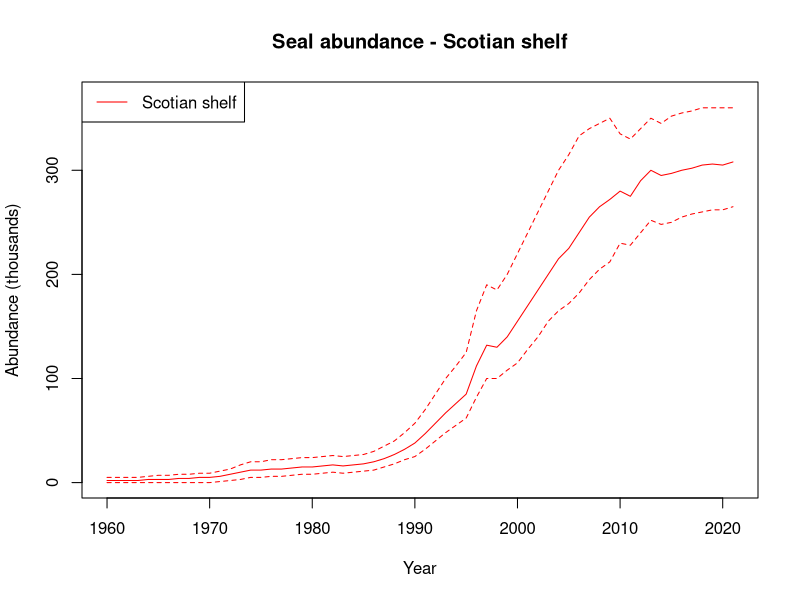
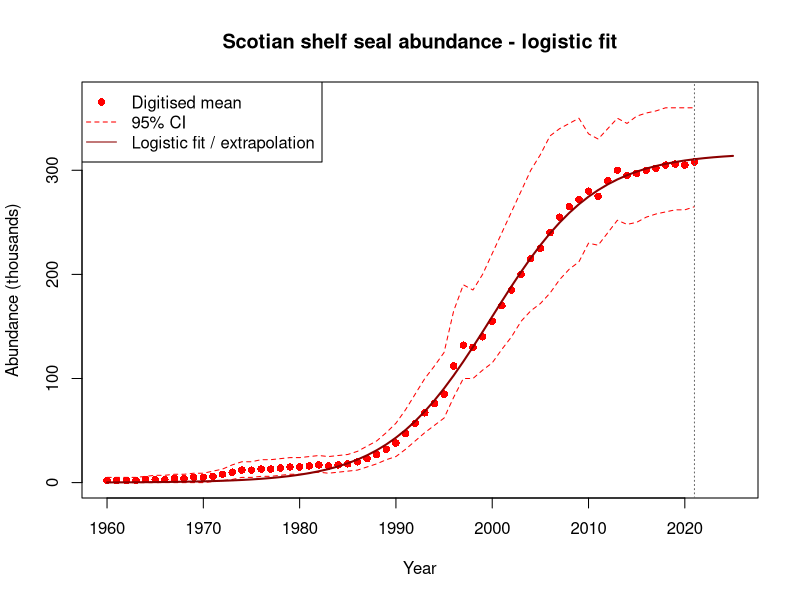
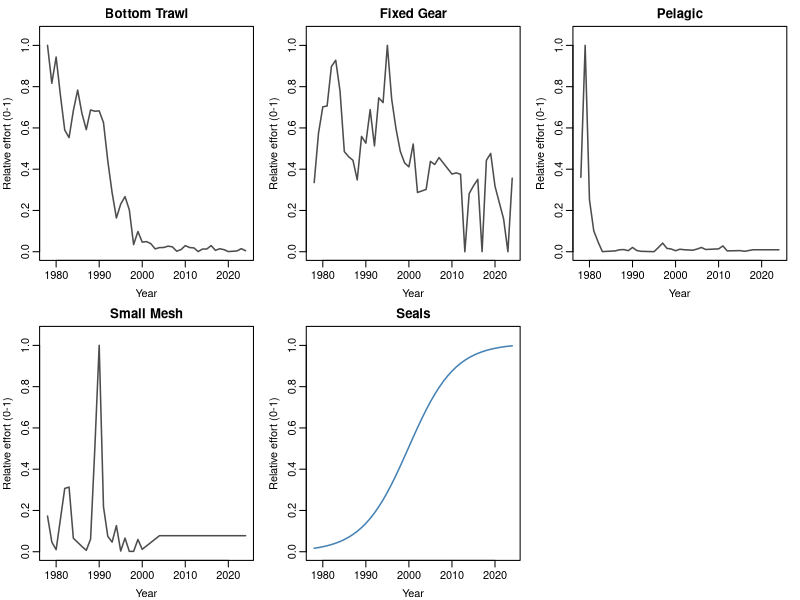
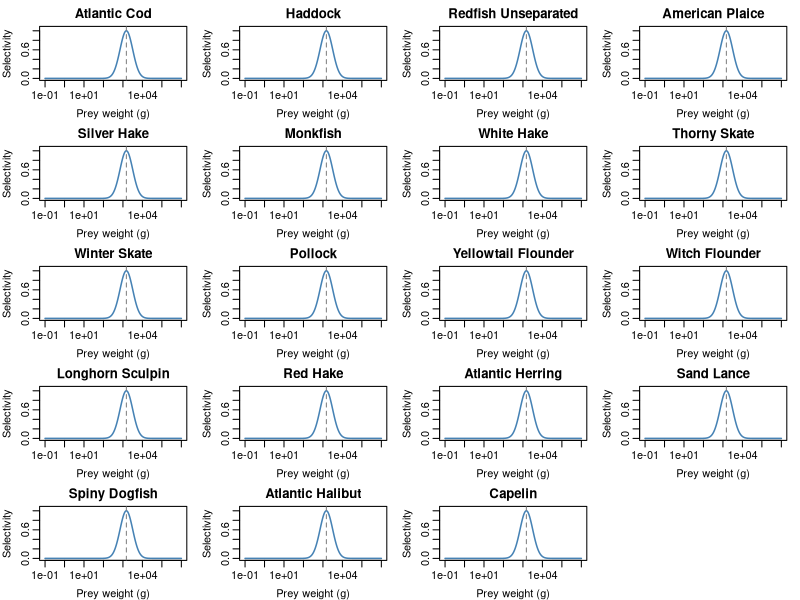

Generate these figures, in order, with R:
setwd("/Users/juliab6/UTAS Research Dropbox/Julia Blanchard/NEW DATA ESS/Untitled")



library("here")
dir <- setwd(here())
knitr::opts_knit$set(root.dir = "~/Mac/Dropbox/Desktop/ESS_restructured/")
# Define the save directory
save_dir <- paste0(here(), "Ess_data/")

# Run New_get catches.R first (generates effort_matrix_by_gear.RDS)

# ── References ────────────────────────────────────────────────────────────────
#
# Seal abundance (digitised):
#   Hammill, M.O. & Stenson, G.B. (2007). Estimated prey consumption by harp
#   seals (Pagophilus groenlandicus), hooded seals (Cystophora cristata),
#   grey seals (Halichoerus grypus) and harbour seals (Phoca vitulina) in
#   Atlantic Canada. Journal of Northwest Atlantic Fishery Science, 35, 33-44.
#   [Figure showing Scotian Shelf seal abundance 1960-2021, mean and 95% CI]
#
# Gaussian size selectivity:
#   Bowen, W.D., Lawson, J.W. & Beck, B. (1993). Seasonal and geographic
#   variation in the species composition and size of prey consumed by grey
#   seals (Halichoerus grypus) on the Scotian Shelf. Canadian Journal of
#   Fisheries and Aquatic Sciences, 50(8), 1768-1778.
#   https://doi.org/10.1139/f93-198
#   [Optimal prey mass ~1.5 kg; lognormal selectivity sigma = 0.75]
#
# Vessel power standardisation:
#   Anticamara, J.A. et al. (2011). Global fishing effort (1950-2010): trends,
#   gaps, and implications. Fisheries Research, 107(1-3), 131-136.
#   https://doi.org/10.1016/j.fishres.2010.10.016
#   [Power (kW) = 11.26 * GT^0.71]

# ── Manually digitized seal abundance data ────────────────────────────────────
# Scotian Shelf grey seal abundance (thousands), 1960-2021.
# Mean and 95% CI digitised from Hammill & Stenson (2007).

seal_abundance <- data.frame(
  year = 1960:2021,

  # Scotian Shelf (red)
  scotian_mean = c(
     2,  2,  2,  2,  3,  3,  3,  4,  4,  5,  # 1960-1969
     5,  6,  8, 10, 12, 12, 13, 13, 14, 15,  # 1970-1979
    15, 16, 17, 16, 17, 18, 20, 23, 27, 32,  # 1980-1989
    38, 47, 57, 67, 76, 85, 112, 132, 130, 140,  # 1990-1999
   155, 170, 185, 200, 215, 225, 240, 255, 265, 272,  # 2000-2009
   280, 275, 290, 300, 295, 297, 300, 302, 305, 306, 305, 308  # 2010-2021
  ),
  scotian_upper = c(
     5,  5,  5,  5,  6,  7,  7,  8,  8,  9,
     9, 11, 13, 17, 20, 20, 22, 22, 23, 24,
    24, 25, 26, 25, 26, 27, 30, 35, 40, 48,
    57, 70, 85, 100, 112, 125, 165, 190, 185, 200,
   220, 240, 260, 280, 300, 315, 333, 340, 345, 350,
   335, 330, 340, 350, 345, 352, 355, 357, 360, 360, 360, 360
  ),
  scotian_lower = c(
     0,  0,  0,  0,  0,  0,  0,  0,  0,  0,
     0,  1,  2,  3,  5,  5,  6,  6,  7,  8,
     8,  9, 10,  9, 10, 11, 12, 15, 18, 22,
    25, 32, 40, 48, 55, 62, 82, 100, 100, 108,
   115, 128, 140, 155, 165, 172, 182, 195, 205, 212,
   230, 228, 240, 252, 248, 250, 255, 258, 260, 262, 262, 265
  )
)

# Quick check plot
plot(seal_abundance$year, seal_abundance$scotian_mean, type = "l", col = "red",
     ylim = c(0, 370), xlab = "Year", ylab = "Abundance (thousands)",
     main = "Seal abundance - Scotian shelf")
lines(seal_abundance$year, seal_abundance$scotian_upper, col = "red", lty = 2)
lines(seal_abundance$year, seal_abundance$scotian_lower, col = "red", lty = 2)
legend("topleft", legend = "Scotian shelf", col = "red", lty = 1)

# ── Logistic curve fit and extrapolation to 2025 ─────────────────────────────
# Logistic: N(t) = K / (1 + exp(-r * (t - t0)))

logistic <- function(t, K, r, t0) K / (1 + exp(-r * (t - t0)))

start_vals <- list(K = 320, r = 0.2, t0 = 1995)

fit <- nls(scotian_mean ~ logistic(year, K, r, t0),
           data    = seal_abundance,
           start   = start_vals,
           control = nls.control(maxiter = 500))

summary(fit)

pred_years  <- data.frame(year = 1960:2025)
pred_values <- predict(fit, newdata = pred_years)

scotian_extrap <- data.frame(year = pred_years$year, scotian_predicted = pred_values)

# Plot with logistic fit and extrapolation
plot(seal_abundance$year, seal_abundance$scotian_mean, pch = 16, col = "red",
     xlim = c(1960, 2025), ylim = c(0, 370),
     xlab = "Year", ylab = "Abundance (thousands)",
     main = "Scotian shelf seal abundance - logistic fit")
lines(seal_abundance$year, seal_abundance$scotian_upper, col = "red", lty = 2)
lines(seal_abundance$year, seal_abundance$scotian_lower, col = "red", lty = 2)
lines(scotian_extrap$year, scotian_extrap$scotian_predicted, col = "darkred", lwd = 2)
abline(v = 2021, lty = 3, col = "grey40")
legend("topleft",
       legend = c("Digitised mean", "95% CI", "Logistic fit / extrapolation"),
       col    = c("red", "red", "darkred"),
       lty    = c(NA, 2, 1), pch = c(16, NA, NA))

# Save
write.csv(scotian_extrap, "scotian_shelf_logistic_1960_2025.csv", row.names = FALSE)

# ── Effort matrix: gear-based effort from new_get_catches + seals ────────────
# Load gear-based effort (Bottom_Trawl, Fixed_Gear, Pelagic, Small_Mesh)
# produced by New_get catches.R. Scale each gear 0-1 relative to its own max,
# then append seal abundance scaled to its full-series max (1960-2025).

fishing_history <- read.csv("Ess_data/effort_by_gear.csv")
# Drop index column X, subset to model years
effort_gear <- fishing_history[fishing_history$Year %in% 1970:2024,
                               c("Year", "Bottom_Trawl", "Fixed_Gear", "Pelagic", "Small_Mesh")]
rownames(effort_gear) <- effort_gear$Year

gear_cols <- setdiff(colnames(effort_gear), "Year")
effort_gear_scaled <- effort_gear
effort_gear_scaled[gear_cols] <- lapply(
  effort_gear[gear_cols],
  function(x) x / max(x, na.rm = TRUE)
)

seal_scaled <- scotian_extrap[, c("year", "scotian_predicted")]
names(seal_scaled) <- c("Year", "Seals")
seal_scaled$Seals <- seal_scaled$Seals / max(seal_scaled$Seals)

effort_with_seals <- merge(effort_gear_scaled, seal_scaled,
                           by = "Year", all.x = TRUE)
effort_with_seals <- effort_with_seals[order(effort_with_seals$Year), ]


# ── Plot each gear and seals individually ─────────────────────────────────────
all_cols <- c(gear_cols, "Seals")
n_cols   <- length(all_cols)
n_row    <- ceiling(n_cols / 3)

par(mfrow = c(n_row, 3), mar = c(3, 3, 2, 1), mgp = c(2, 0.6, 0))
for (col in all_cols) {
  col_colour <- ifelse(col == "Seals", "steelblue", "grey30")
  plot(effort_with_seals$Year, effort_with_seals[[col]],
       type = "l", lwd = 1.5, col = col_colour,
       ylim = c(0, 1.05), xlab = "Year",
       ylab = "Relative effort (0-1)",
       main = gsub("_", " ", col))
}
par(mfrow = c(1, 1), mar = c(5, 4, 4, 2) + 0.1)

saveRDS(effort_with_seals, "Ess_data/effort_gear_with_seals.RDS")
write.csv(effort_with_seals, "Ess_data/effort_gear_with_seals.csv",
          row.names = FALSE)

# ── Seal gear_params: Gaussian size selectivity (Bowen 1993) ─────────────────
# Seals modelled as a gear with lognormal selectivity by prey weight.
# w_opt = 1500 g (optimal prey mass) and sigma = 0.75 (log-scale width)
# from Bowen et al. (1993) grey seal diet data, Scotian Shelf.
# Catchability reflects species importance in grey seal diet
# (higher for pelagic/schooling prey, lower for large demersal species).
# NOTE: catchability values below are initial estimates based on diet
# composition from Bowen et al. (1993) and must be calibrated against
# observed seal diet data or biomass trends before use in simulations.

gaussian_sizeweight <- function(l, species_params, w_opt, sigma, ...) {
  w <- species_params$a * l ^ species_params$b
  exp(-0.5 * ((log(w) - log(w_opt)) / sigma)^2)
}


# Species names match selected_spp in New_PCA_DFO.R (18 species)
seal_gear_params <- data.frame(
  species = c(
    "Atlantic Cod",
    "Haddock",
    "Redfish Unseparated",
    "American Plaice",
    "Silver Hake",
    "Monkfish",
    "White Hake",
    "Thorny Skate",
    "Winter Skate",
    "Pollock",
    "Yellowtail Flounder",
    "Witch Flounder",
    "Longhorn Sculpin",
    "Red Hake",
    "Atlantic Herring",
    "Sand Lance",
    "Spiny Dogfish",
    "Atlantic Halibut",
    "Capelin"
  ),
  gear         = "Seals",
  sel_func     = "gaussian_sizeweight",
  w_opt        = 1500,  # g, Bowen et al. 1993
  sigma        = 0.75,  # log-scale SD, Bowen et al. 1993
  catchability = c(
    0.15,  # Atlantic Cod          – important demersal prey
    0.10,  # Haddock               – moderate demersal prey
    0.08,  # White Hake            – moderate prey
    0.08,  # Red Hake              – moderate prey
    0.10,  # Silver Hake           – moderate prey
    0.10,  # Pollock               – moderate prey
    0.08,  # Redfish Unseparated   – moderate prey
    0.15,  # American Plaice       – benthic, less accessible
    0.05,  # Yellowtail Flounder   – benthic, less accessible
    0.05,  # Witch Flounder        – benthic, less accessible
    0.45,  # Atlantic Herring      – major pelagic prey
    0.45,  # Capelin               – major pelagic prey
    0.05,  # Thorny Skate          – spiny, less preferred
    0.45,  # Winter Skate          – benthic, less preferred
    0.05,  # Spiny Dogfish         – spines, less preferred
    0.05,  # Monkfish              – large benthic, less accessible
    0.30,  # Sand Lance            – abundant schooling prey
    0.05,  # Longhorn Sculpin      – benthic, less accessible
    0.03   # Atlantic Halibut      – very large, rare prey
  )
)

# ── Plot Gaussian selectivity curves ─────────────────────────────────────────
w_seq <- exp(seq(log(0.1), log(1e6), length.out = 500))
sel   <- exp(-0.5 * ((log(w_seq) - log(1500)) / 0.75)^2)

n_sp  <- nrow(seal_gear_params)
n_row <- ceiling(n_sp / 4)

par(mfrow = c(n_row, 4), mar = c(3, 3, 2, 1), mgp = c(2, 0.6, 0))
for (i in seq_len(n_sp)) {
  plot(w_seq, sel, type = "l", lwd = 1.5, col = "steelblue",
       log = "x", ylim = c(0, 1.05),
       xlab = "Prey weight (g)", ylab = "Selectivity",
       main = seal_gear_params$species[i])
  abline(v = 1500, lty = 2, col = "grey50")
}
par(mfrow = c(1, 1), mar = c(5, 4, 4, 2) + 0.1)

saveRDS(seal_gear_params, "Ess_data/seal_gear_params.RDS")

# ── Catchability calibration approach ────────────────────────────────────────
# POST-HOC STEP: seal catchabilities should only be calibrated after the
# fishing-gear steady state has been established (species biomasses and
# fishing mortalities already tuned). Once the steady state is fixed, adjust
# catchabilities so that seal consumption at the reference seal abundance
# matches the 12x body mass consumption target below. The scaled seal effort
# time series (effort_gear_with_seals$Seals) then drives how consumption
# changes relative to that calibrated steady state.
#
# Steps:
#   1. Calculate total target consumption (g/yr) at a reference year
#   2. Distribute across species using diet proportions from Bowen (1993)
#   3. Back-calculate species-level catchability from model/survey biomass:
#      divide target species consumption by model biomass and scaled seal
#      effort (0-1) at the reference year
#   4. Run the model, extract getYield() for the Seals gear, compare to
#      target; scale all catchabilities by the ratio until they match
#
# Diet proportions (Bowen et al. 1993, Scotian Shelf, approximate):
diet_prop <- c(
  0.08,  # Atlantic Cod
  0.05,  # Haddock
  0.03,  # White Hake
  0.03,  # Red Hake
  0.05,  # Silver Hake
  0.05,  # Pollock
  0.03,  # Redfish Unseparated
  0.02,  # American Plaice
  0.02,  # Yellowtail Flounder
  0.02,  # Witch Flounder
  0.20,  # Atlantic Herring
  0.13,  # Capelin
  0.01,  # Thorny Skate
  0.01,  # Winter Skate
  0.01,  # Spiny Dogfish
  0.01,  # Monkfish
  0.25,  # Sand Lance
  0.01,  # Longhorn Sculpin
  0.01   # Atlantic Halibut
)
# Grey seal parameters
seal_body_mass_kg   <- 170    # mean adult body mass (kg)
consumption_mult    <- 12     # annual consumption as multiple of body mass
fish_fraction       <- 0.85   # proportion of diet that is fish

# Reference year total consumption (g/yr) — use mean abundance 1990-2010
ref_abundance       <- mean(
  scotian_extrap$scotian_predicted[
    scotian_extrap$year >= 1990 & scotian_extrap$year <= 2010
  ]
) * 1000  # convert thousands to individuals

target_consumption_g <- ref_abundance *
  seal_body_mass_kg * 1000 *  # body mass in grams
  consumption_mult *
  fish_fraction

cat("Target total fish consumption at reference abundance:\n")
cat(format(round(target_consumption_g / 1e9), big.mark = ","),
    "x 10^9 g/yr =",
    round(target_consumption_g / 1e6), "tonnes/yr\n\n")

cat("Target consumption by species (tonnes/yr):\n")
target_by_species <- sort(
  round(diet_prop * target_consumption_g / 1e6), decreasing = TRUE
)
print(target_by_species)


# ── Save seal abundance objects ───────────────────────────────────────────────
saveRDS(seal_abundance,  "Ess_data/seal_abundance_digitised.RDS")
saveRDS(scotian_extrap,  "Ess_data/seal_abundance_logistic_extrap.RDS")



# To use in mizer calibration:
# after running the model to steady state, extract biomass per species,
# then divide target species consumption by biomass and scaled seal effort
# at the reference year (effort_gear_with_seals$Seals).
